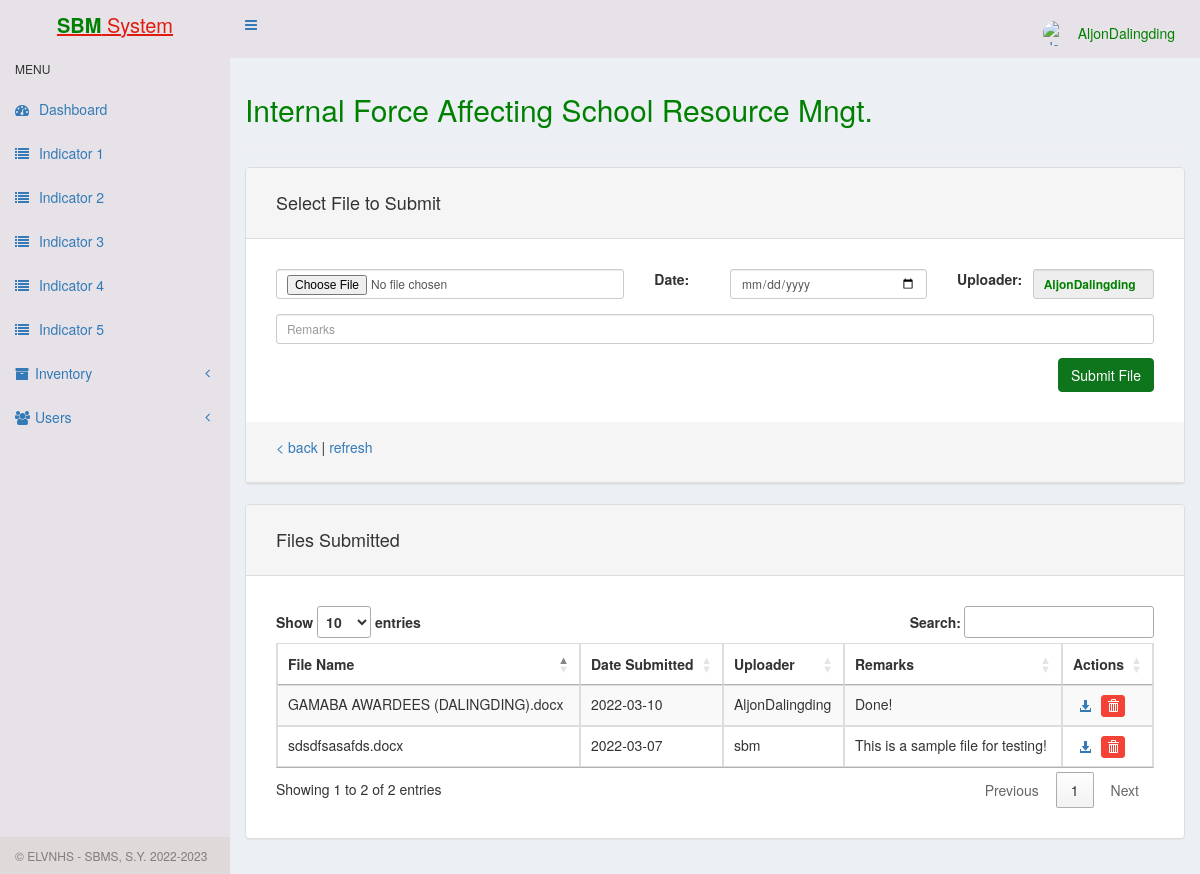
/indicator2/mor-admin/ifsrm.php (signed in), run on the app's committed database.
### tables this page shows
CREATE TABLE `ind2_ifsrm` (
  `id` int(11) NOT NULL,
  `name` varchar(255) NOT NULL,
  `size` int(11) NOT NULL,
  `submission` date NOT NULL,
  `uploader` varchar(255) NOT NULL,
  `remarks` varchar(255) NOT NULL
);

### indicator2/mor-admin/functions.php (the view, shortened to what this page needs)
<?php
function ifsrm() {
	$mysqli = new mysqli(DATABASE_HOST, DATABASE_USER, DATABASE_PASS, DATABASE_NAME);
	$query = "SELECT * FROM ind2_ifsrm ORDER BY submission ASC";
	$results = $mysqli->query($query);
	if($results) {
	print '<table class="table table-striped table-hover table-bordered" id="data-table"><thead><tr>
				<th>File Name</th>
				<th>Date Submitted</th>
				<th>Uploader</th>
				<th>Remarks</th>
				<th>Actions</th>
			  </tr></thead><tbody>';
		while($row = $results->fetch_assoc()) {
		    print '
			    <tr>
			    	<td>'.$row['name'].'</td>
				    <td>'.$row["submission"].'</td>
				    <td>'.$row["uploader"].'</td>
				    <td>'.$row["remarks"].'</td>
				    <td>
						<a href="../ManagementOfResources/ind2_uploads/InternalFactorsAffectingSRM/'.$row["name"].'" class="btn btn-inf btn-xs" title="Download"><span class="glyphicon glyphicon-download-alt" aria-hidden="true"></span></a>
				    	<a data-user-id="'.$row["id"].'" class="btn btn-danger btn-xs delete-user" title="Delete"><span class="glyphicon glyphicon-trash" aria-hidden="true"></span></a>
				    </td>
			    </tr>
		    ';
		}
		print '</tr></tbody></table>';
	} else {
		echo "<p>There are no files to display.</p>";
	}
}
?>

### indicator2/css/styles.css (style rules this page uses)
body { padding: 0; background-color: #e6e2e7; }
.btn-danger { background-color: #f44336; border-color: #f44336; }

### data on the page
ind2_ifsrm: name "sdsdfsasafds.docx", submission "2022-03-07", uploader "sbm", remarks "This is a sample file for testing!"
ind2_ifsrm: name "GAMABA AWARDEES (DALINGDING).docx", submission "2022-03-10", uploader "AljonDalingding", remarks "Done!"

### other printed values
$_SESSION['login_username'] "AljonDalingding"
